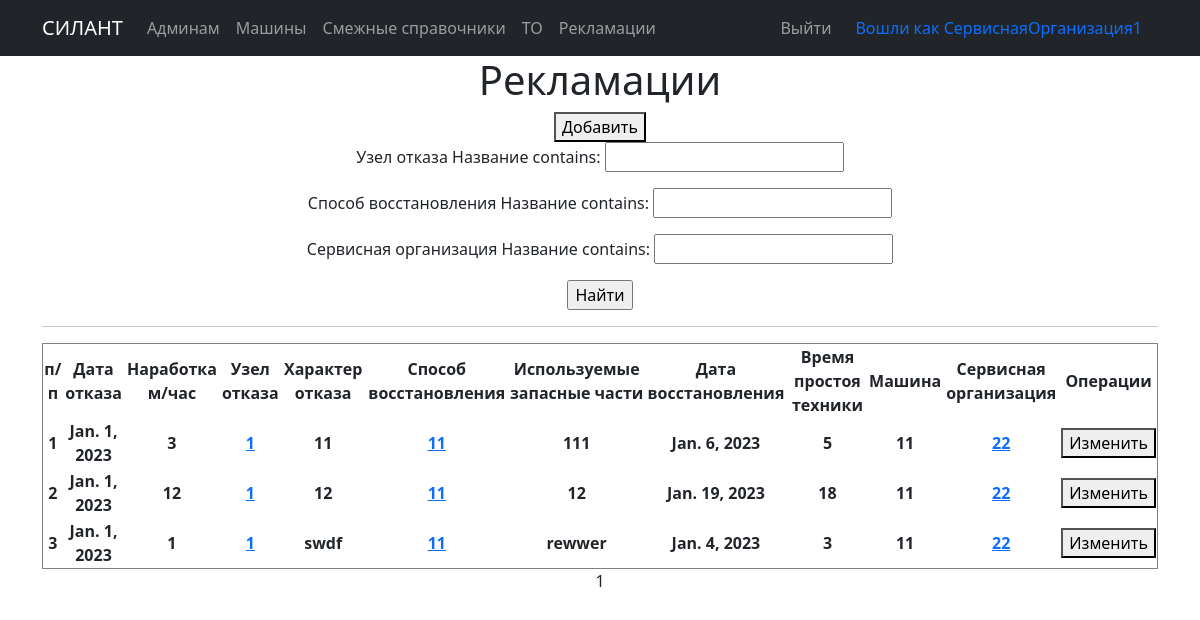
Before: /cars/complaints/ (signed in) with the older database file.
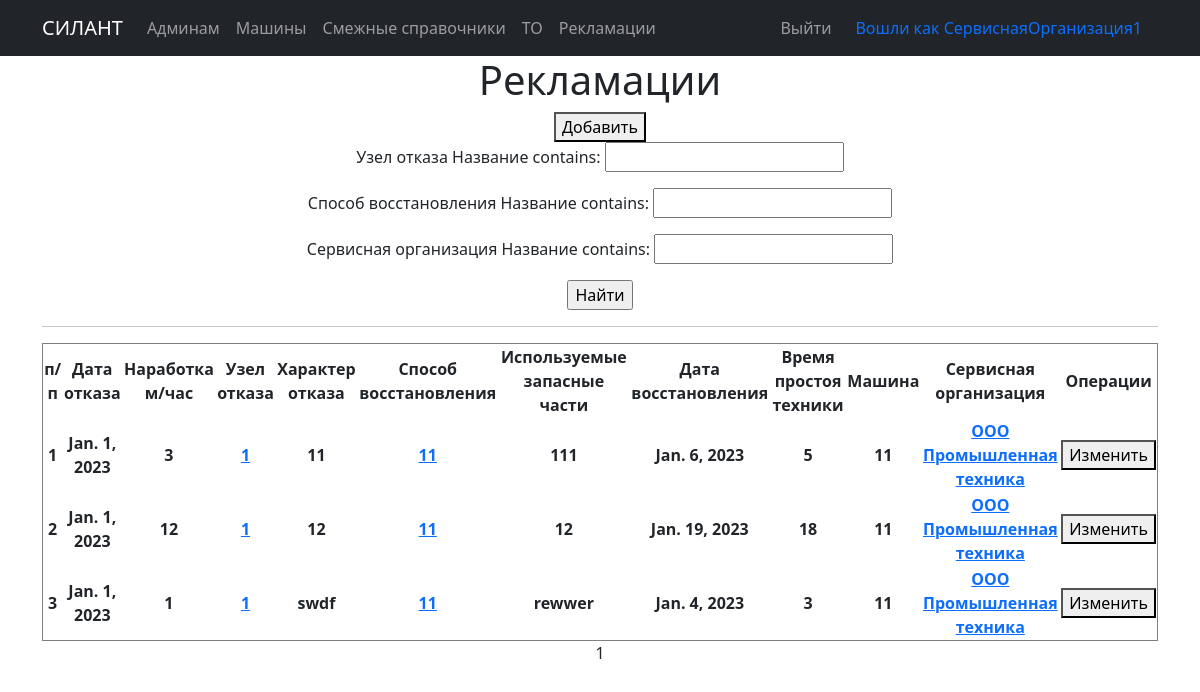
After: the same page with the newer database file.
### silant/models.py (models this page shows, shortened)
class Complaints(models.Model):
    date_of_refusal = models.DateField(verbose_name='Дата отказа')
    operating_time = models.IntegerField(verbose_name='Наработка м/час')
    failure_node = models.ForeignKey(Failure_node, on_delete=models.CASCADE, verbose_name='Узел отказа')
    description_failure = models.TextField(max_length=1024, verbose_name='Характер отказа')
    recovery_method = models.ForeignKey(Recovery_method, on_delete=models.CASCADE, verbose_name='Способ восстановления')
    parts_used = models.TextField(verbose_name='Используемые запасные части')
    date_of_restoration = models.DateField(verbose_name='Дата восстановления')
    equipment_downtime = models.IntegerField(verbose_name='Время простоя техники', null = True, blank=True, editable=False)
    car = models.ForeignKey(Car, on_delete=models.CASCADE, verbose_name='Машина')
    service_company = models.ForeignKey(Service_company, on_delete=models.CASCADE, verbose_name='Сервисная организация')
    class Meta:
        verbose_name = 'Рекламации'
        verbose_name_plural = 'Рекламации'
        ordering = ['date_of_refusal']

class Base_dictionary(models.Model):
    name = models.TextField(unique=True, verbose_name='Название')
    description = models.TextField(blank=True, verbose_name='Описание')
    class Meta:
        abstract = True
    def __str__(self):
        return f'{self.name}'

class Service_company(Base_dictionary):
    user = models.OneToOneField(User, on_delete=models.CASCADE, verbose_name='Имя пользователя')
    class Meta:
        verbose_name = 'Сервисная компания'
        verbose_name_plural = 'Сервисные компании'

class Failure_node(Base_dictionary):
    class Meta:
        verbose_name = 'Узел отказа'
        verbose_name_plural = 'Узлы отказа'

class Recovery_method(Base_dictionary):
    class Meta:
        verbose_name = 'Способ восстановления'
        verbose_name_plural = 'Способы восстановления'

class Car(models.Model):
    serial_number = models.TextField(max_length=30, unique=True, db_index=True, verbose_name='Зав. № машины')
    technique_model = models.ForeignKey(Technique_model, on_delete=models.CASCADE, db_index=True, verbose_name='Модель техники')
    engine_model = models.ForeignKey(Engine_model, on_delete=models.CASCADE, db_index=True, verbose_name='Модель двигателя')
    engine_number = models.TextField(max_length=30, verbose_name='Зав. № двигателя')
    transmission_model = models.ForeignKey(Transmission_model, on_delete=models.CASCADE, db_index=True, verbose_name='Модель трансмиссии')
    transmission_number = models.TextField(max_length=50, verbose_name='Зав. № трансмиссии')
    drive_axle_model = models.ForeignKey(Drive_axle_model, on_delete=models.CASCADE, db_index=True, verbose_name='Модель ведущего моста')
    drive_axle_number = models.TextField(max_length=50, verbose_name='Зав. № ведущего моста')
    steerable_axle_model = models.ForeignKey(Steerable_axle_model, on_delete=models.CASCADE, db_index=True, verbose_name='Модель управляемого моста')
    steerable_axle_number = models.TextField(max_length=50, verbose_name='Зав. № управляемого моста')
    supply_contract = models.TextField(max_length=50, blank=True, verbose_name='Договор поставки №, дата.')
    shipping_date = models.DateField(db_index=True, verbose_name='Дата отгрузки с завода')
    consignee = models.TextField(max_length=50, blank=True, verbose_name='Грузополучатель (конечный потребитель)')
    delivery_address = models.TextField(max_length=150, blank=True, verbose_name='Адрес поставки (эксплуатации)')
    equipment = models.TextField(max_length=150, blank=True, verbose_name='Комплектация (доп. опции)')
    client = models.ForeignKey(User, on_delete=models.CASCADE, null=True, blank=True, verbose_name='Клиент')
    service_company = models.ForeignKey(Service_company, on_delete=models.CASCADE, blank=True, verbose_name='Сервисная организация')
    def __str__(self):
        return f'{self.serial_number}'
    class Meta:
        verbose_name = 'Машины'
        verbose_name_plural = 'Машины'
        ordering = ['shipping_date']
        permissions = ( #Право для просмотра списка машин других пользователей
            ('view_car_noclient', 'Can view no client'),
        )

### silant/views.py (the view)
# urls.py: path('complaints/', ComplaintsList.as_view()),
class ComplaintsList(LoginRequiredMixin, ListView): #Общий список
    model = Complaints
    ordering = 'date_of_refusal'
    template_name = 'Complaints/Complaints.html'
    permission_required = ('silant.view_complaints',)
    context_object_name = 'complaints'
    paginate_by = 10
    def get_queryset(self):
        queryset = super().get_queryset()
        self.filterset = ComplaintsFilter(self.request.GET, queryset)
        return self.filterset.qs
    def get_context_data(self, **kwargs):
        context = super().get_context_data(**kwargs)
        context['filterset'] = self.filterset
        return context

### templates/Complaints/Complaints.html (shortened to what this page needs)
{% extends 'flatpages/default.html' %}
{% block content %}
   <h1>Рекламации</h1>
   <button onclick=location.href="/cars/complaints/create"> Добавить</button>
   <form action="" method="get">
        {{ filterset.form.as_p }}
        <input type="submit" value="Найти" />
    </form>
   <hr>
   {% if complaints %}
       <table border="1" style="text-align:center">
           <tr>
               <td><b>п/п</b></td>
               <td><b>Дата отказа</b></td>
               <td><b>Наработка м/час</b></td>
               <td><b>Узел отказа</b></td>
               <td><b>Характер отказа</b></td>
               <td><b>Способ восстановления</b></td>
               <td><b>Используемые запасные части</b></td>
               <td><b>Дата восстановления</b></td>
               <td><b>Время простоя техники</b></td>
               <td><b>Машина</b></td>
               <td><b>Сервисная организация</b></td>
               <td><b>Операции</b></td>
           </tr>
           {% for complaint in complaints %}
           <tr>
                <td><b>{{ complaint.id }}</b></td>
                <td><b>{{ complaint.date_of_refusal }}</b></td>
                <td><b>{{ complaint.operating_time }}</b></td>
                <td><b><a href="dictionary/failureNode/{{complaint.failure_node.id}}/">{{ complaint.failure_node }}</a></b></td>
                <td><b>{{ complaint.description_failure }}</b></td>
                <td><b><a href="dictionary/recoveryMethod/{{complaint.recovery_method.id}}/">{{ complaint.recovery_method }}</a></b></td>
                <td><b>{{ complaint.parts_used }}</b></td>
                <td><b>{{ complaint.date_of_restoration }}</b></td>
                <td><b>{{ complaint.equipment_downtime }}</b></td>
                <td><b>{{ complaint.car }}</b></td>
                <td><b><a href="dictionary/serviceCompany/{{complaint.service_company.id}}/">{{ complaint.service_company }}</a></b></td>
                <td><button onclick=location.href="/cars/complaints/edit/{{complaint.id}}">Изменить</button></td>
           </tr>
           {% endfor %}
       </table>
   {% else %}
       <h2>Данных пока нет!</h2>
   {% endif %}
   {{ page_obj.number }}
{% endblock content %}

Changed rows visible on the page:
changed through a linked row, Complaints "Jan. 6, 2023": service_company "22" → "ООО Промышленная техника"
changed through a linked row, Complaints "Jan. 19, 2023": service_company "22" → "ООО Промышленная техника"
changed through a linked row, Complaints "swdf": service_company "22" → "ООО Промышленная техника"
